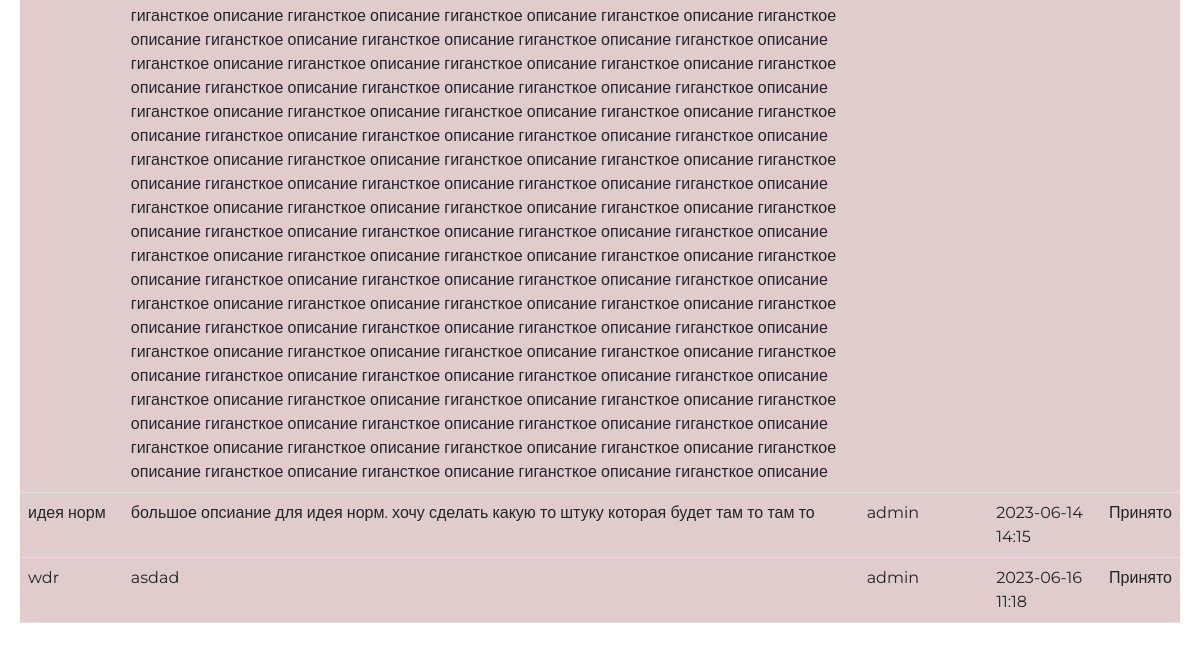
Page /admin (signed in, lower part) on the earlier database version.
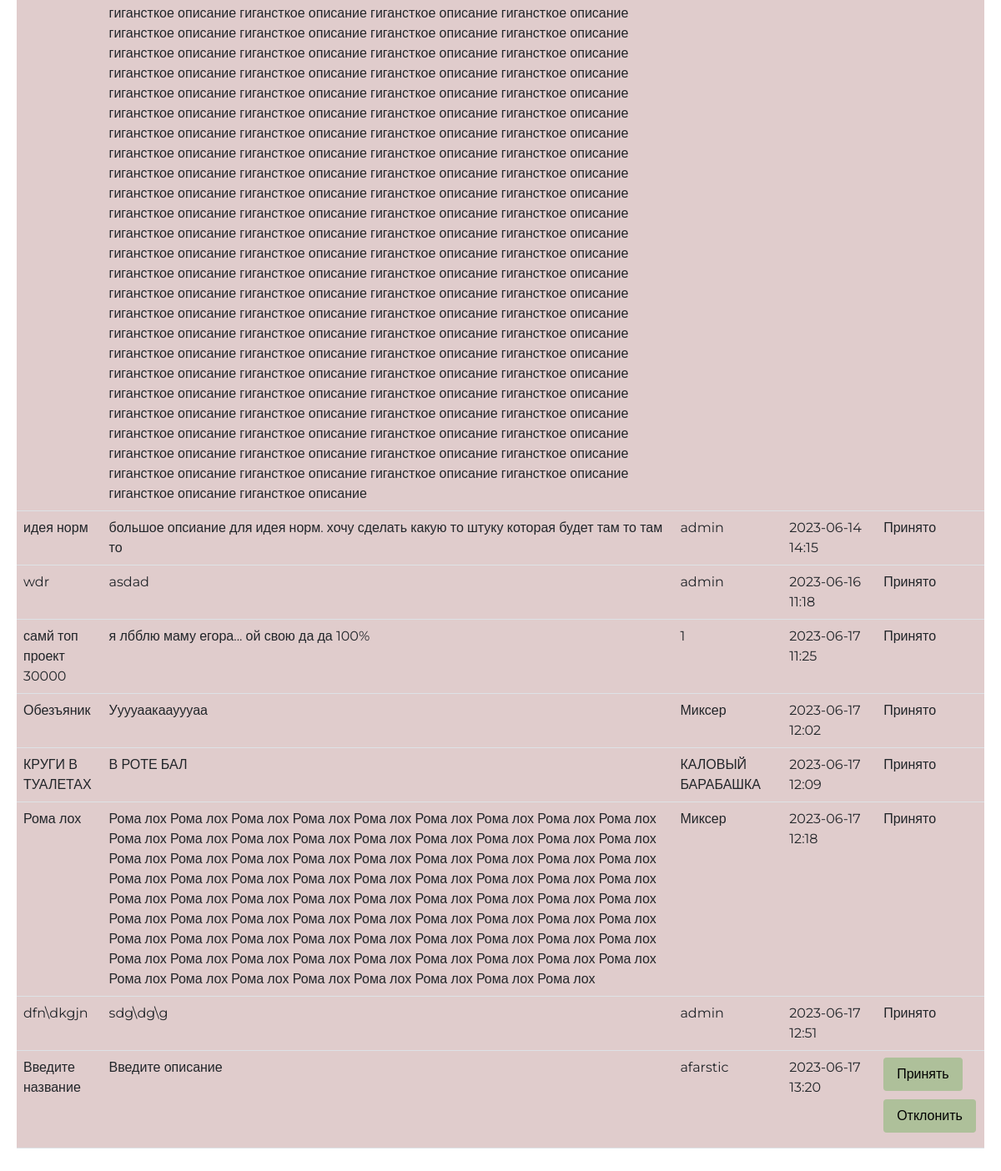
Same page on the later database version.
### data/ideas.py (models this page shows, shortened)
class Idea(SqlAlchemyBase, SerializerMixin):  # класс идей
    __tablename__ = 'ideas'
    id = Column(Integer, primary_key=True, autoincrement=True)
    user_id = Column(Integer, ForeignKey('users.id'), nullable=False)
    user = orm.relationship('User')
    name = Column(String(100), nullable=False)
    description = Column(String(1000))
    image = Column(String, default=None)
    add_time = Column(DateTime)
    approved = Column(Boolean, default=None)
    likes = Column(Integer, default=0)

### data/users.py (models this page shows, shortened)
class User(SqlAlchemyBase, SerializerMixin, UserMixin):  # класс пользователя, юзер миксин для сессии
    __tablename__ = 'users'
    id = Column(Integer, autoincrement=True, primary_key=True)
    username = Column(String, nullable=False)
    hashed_password = Column(String)

### app.py (the view)
@app.route('/admin', methods=['GET', 'POST'])
def admin_panel():
    if current_user.username != 'admin':
        abort(403)  # Если пользователь не админ, возвращаем ошибку 403 Forbidden
    db_sess = db_session.create_session()
    ideas = db_sess.query(Idea).all()
    return render_template('admin_panel.html', ideas=ideas)

### app.py (called while the page is built)
@login_manager.user_loader  # для сессии
def load_user(user_id):
    User = data.users.User
    db_sess = db_session.create_session()
    return db_sess.query(User).get(user_id)

### data/db_session.py (called while the page is built)
def create_session() -> Session:
    global __factory
    return __factory()

### templates/admin_panel.html (shortened to what this page needs)
{% extends "empty.html" %}
{% block content %}
    <table class="table">
        <tbody>
        {% for idea in ideas %}
            <tr>
                <td>{{ idea.name }}</td>
                <td>{{ idea.description }}</td>
                <td>{{ idea.user.username }}</td>
                <td>{{ idea.add_time.strftime('%Y-%m-%d %H:%M') if idea.add_time else '' }}</td>
                <td>
                    {% if idea.approved %}
                        Принято
                    {% elif idea.approved is none %}
                        <form action="{{ url_for('approve_idea', idea_id=idea.id) }}" method="POST" class="form-admin">
                            <button type="submit" class="button admin-button">Принять</button>
                        </form>
                        <form action="{{ url_for('reject_idea', idea_id=idea.id) }}" method="POST" class="form-admin">
                            <button type="submit" class="button admin-button">Отклонить</button>
                        </form>
                    {% else %}
                        Отклонено
                    {% endif %}
                </td>
            </tr>
        {% endfor %}
        </tbody>
    </table>
{% endblock %}

### templates/empty.html (shortened to what this page needs)
<!DOCTYPE html>
<html>
<head>
    <link href="https://cdn.jsdelivr.net/npm/bootstrap@5.2.1/dist/css/bootstrap.min.css" rel="stylesheet"
>
    <link rel="stylesheet" type="text/css" href="../static/css/main_page.css">
</head>
<body>
<main>
    {% block content %}{% endblock %}
</main>
</body>
</html>

### static/css/main_page.css (style rules this page uses)
body { font-family: 'Montserrat', sans-serif; }
main { flex-wrap: wrap; justify-content: space-between; padding: 20px; }
.button { padding: 8px 16px; height: 40px; background-color: #AEC09A; color: #000; text-align: center; text-decoration: none; border-radius: 4px; transition: background-color 0.3s; }
.table { width: 100%; border-radius: 15px; border-collapse: collapse; }
.table th, .table td { text-align: left; background-color: rgba(100, 0, 0, 0.2); }
.table td { vertical-align: top; }
.form-admin { display: inline; }
.admin-button { border: none; margin-bottom: 10px; }

Differences in the rows shown:
added Idea: name "самй топ проект 30000", description "я лбблю маму егора... ой свою да да 100%", user.username "1", add_time "2023-06-17 11:25", approved "Принято"
added Idea: name "Обезъяник", description "Ууууаакаауууаа", user.username "Миксер", add_time "2023-06-17 12:02", approved "Принято"
added Idea: name "КРУГИ В ТУАЛЕТАХ", description "В РОТЕ БАЛ", user.username "КАЛОВЫЙ БАРАБАШКА", add_time "2023-06-17 12:09", approved "Принято"
added Idea: name "Рома лох", description "Рома лох Рома лох Рома лох Рома лох Рома лох Рома лох Рома лох Рома лох Рома лох Рома лох Рома лох Рома лох Рома лох Рома лох Рома лох Рома лох Рома лох Рома лох Рома лох Рома лох Рома лох Рома лох Рома лох Рома лох Рома лох Рома лох Рома лох Рома лох Рома лох Рома лох Рома лох Рома лох Рома лох Рома лох Рома лох Рома лох Рома лох Рома лох Рома лох Рома лох Рома лох Рома лох Рома лох Рома лох Рома лох Рома лох Рома лох Рома лох Рома лох Рома лох Рома лох Рома лох Рома лох Рома лох Рома лох Рома лох Рома лох Рома лох Рома лох Рома лох Рома лох Рома лох Рома лох Рома лох Рома лох Рома лох Рома лох Рома лох Рома лох Рома лох Рома лох Рома лох Рома лох Рома лох Рома лох Рома лох Рома лох Рома…", user.username "Миксер", add_time "2023-06-17 12:18", approved "Принято"
added Idea: name "dfn\\dkgjn", description "sdg\\dg\\g", user.username "admin", add_time "2023-06-17 12:51", approved "Принято"
added Idea: name "Введите название", description "Введите описание", user.username "afarstic", add_time "2023-06-17 13:20"
